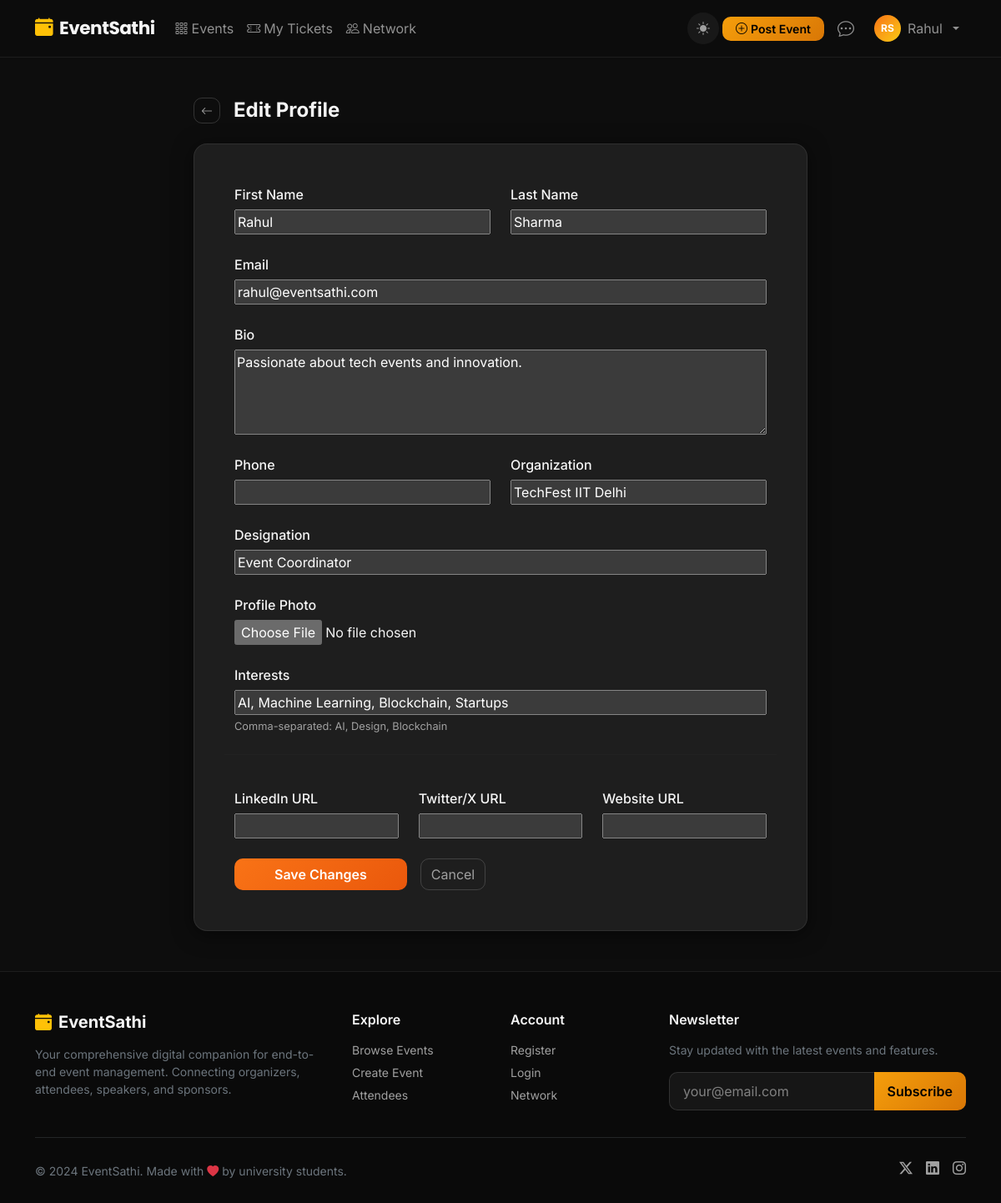
The app's page /accounts/profile/edit/ (signed in) with its own data.
### accounts/models.py (models this page shows, shortened)
class UserProfile(models.Model):
    ROLE_CHOICES = [
        ('attendee', 'Attendee'),
        ('organizer', 'Organizer'),
        ('speaker', 'Speaker'),
    ]
    user = models.OneToOneField(User, on_delete=models.CASCADE, related_name='profile')
    role = models.CharField(max_length=20, choices=ROLE_CHOICES, default='attendee')
    bio = models.TextField(blank=True)
    phone = models.CharField(max_length=20, blank=True)
    organization = models.CharField(max_length=200, blank=True)
    designation = models.CharField(max_length=200, blank=True)
    photo = models.ImageField(upload_to='profile_photos/', blank=True, null=True)
    linkedin = models.URLField(blank=True)
    twitter = models.URLField(blank=True)
    website = models.URLField(blank=True)
    interests = models.TextField(blank=True, help_text='Comma-separated interests')
    created_at = models.DateTimeField(auto_now_add=True)

### accounts/views.py (the view)
# urls.py: path('profile/edit/', views.profile_edit_view, name='profile_edit'),
@login_required
def profile_edit_view(request):
    profile, created = UserProfile.objects.get_or_create(user=request.user)
    form = ProfileUpdateForm(request.POST or None, request.FILES or None, instance=profile)
    if request.method == 'POST' and form.is_valid():
        form.save()
        messages.success(request, 'Profile updated successfully!')
        return redirect('profile')
    return render(request, 'accounts/profile_edit.html', {'form': form})

### accounts/forms.py (shortened to what this page needs)
class ProfileUpdateForm(forms.ModelForm):
    first_name = forms.CharField(max_length=100)
    last_name = forms.CharField(max_length=100)
    email = forms.EmailField()
    class Meta:
        model = UserProfile
        fields = ['bio', 'phone', 'organization', 'designation', 'photo', 'linkedin', 'twitter', 'website', 'interests']
        widgets = {
            'bio': forms.Textarea(attrs={'rows': 4}),
            'interests': forms.TextInput(attrs={'placeholder': 'e.g. AI, Blockchain, Design'}),
        }
    def __init__(self, *args, **kwargs):
        super().__init__(*args, **kwargs)
        if self.instance and self.instance.user:
            self.fields['first_name'].initial = self.instance.user.first_name
            self.fields['last_name'].initial = self.instance.user.last_name
            self.fields['email'].initial = self.instance.user.email

### templates/accounts/profile_edit.html (shortened to what this page needs)
{% extends 'base.html' %}
{% block content %}
<div class="container py-5" style="max-width:760px;">
    <div class="d-flex align-items-center gap-3 mb-4">
        <a href="{% url 'profile' %}" class="btn btn-outline-secondary btn-sm"><i class="bi bi-arrow-left"></i></a>
        <h4 class="fw-bold mb-0">Edit Profile</h4>
    </div>
    <div class="card p-4 p-lg-5">
        <form method="post" enctype="multipart/form-data" novalidate>
            <div class="row g-4">
                <div class="col-md-6">
                    <label class="form-label">First Name</label>
                    {{ form.first_name }}
                </div>
                <div class="col-md-6">
                    <label class="form-label">Last Name</label>
                    {{ form.last_name }}
                </div>
                <div class="col-12">
                    <label class="form-label">Email</label>
                    {{ form.email }}
                </div>
                <div class="col-12">
                    <label class="form-label">Bio</label>
                    {{ form.bio }}
                </div>
                <div class="col-md-6">
                    <label class="form-label">Phone</label>
                    {{ form.phone }}
                </div>
                <div class="col-md-6">
                    <label class="form-label">Organization</label>
                    {{ form.organization }}
                </div>
                <div class="col-12">
                    <label class="form-label">Designation</label>
                    {{ form.designation }}
                </div>
                <div class="col-12">
                    <label class="form-label">Profile Photo</label>
                    {{ form.photo }}
                </div>
                <div class="col-12">
                    <label class="form-label">Interests</label>
                    {{ form.interests }}
                    <div class="form-text text-muted">Comma-separated: AI, Design, Blockchain</div>
                </div>
                <hr>
                <div class="col-md-4">
                    <label class="form-label">LinkedIn URL</label>
                    {{ form.linkedin }}
                </div>
                <div class="col-md-4">
                    <label class="form-label">Twitter/X URL</label>
                    {{ form.twitter }}
                </div>
                <div class="col-md-4">
                    <label class="form-label">Website URL</label>
                    {{ form.website }}
                </div>
            </div>
            <div class="mt-4 d-flex gap-3">
                <button type="submit" class="btn btn-primary px-5">Save Changes</button>
                <a href="{% url 'profile' %}" class="btn btn-outline-secondary">Cancel</a>
            </div>
        </form>
    </div>
</div>
{% endblock %}

### templates/base.html (shortened to what this page needs)
<!DOCTYPE html>
<html lang="en" data-theme="dark">
<head>
    <link href="https://cdn.jsdelivr.net/npm/bootstrap@5.3.2/dist/css/bootstrap.min.css" rel="stylesheet">
    <link href="https://cdn.jsdelivr.net/npm/bootstrap-icons@1.11.3/font/bootstrap-icons.css" rel="stylesheet">
    {% load static %}
    <link rel="stylesheet" href="{% static 'css/style.css' %}">
</head>
<body>
<nav class="navbar navbar-expand-lg navbar-dark sticky-top" id="mainNav">
    <div class="container">
        <a class="navbar-brand fw-bold" href="{% url 'home' %}">
            <i class="bi bi-calendar-event-fill me-2 text-warning"></i>EventSathi
        </a>
        <div class="collapse navbar-collapse" id="navbarNav">
            <ul class="navbar-nav me-auto">
                <li class="nav-item">
                    <a class="nav-link" href="{% url 'event_list' %}"><i class="bi bi-grid-3x3-gap me-1"></i>Events</a>
                </li>
                {% if user.is_authenticated %}
                <li class="nav-item">
                    <a class="nav-link" href="{% url 'my_tickets' %}"><i class="bi bi-ticket-perforated me-1"></i>My Tickets</a>
                </li>
                <li class="nav-item">
                    <a class="nav-link" href="{% url 'network_hub' %}"><i class="bi bi-people me-1"></i>Network</a>
                </li>
                {% endif %}
            </ul>
            <ul class="navbar-nav ms-auto align-items-center">
                <li class="nav-item me-1">
                    <button class="theme-toggle border-0" id="themeToggle" title="Toggle light/dark mode">
                        <i class="bi bi-moon-stars-fill" id="themeIcon"></i>
                    </button>
                </li>
                {% if user.is_authenticated %}
                {% with profile=user.profile %}
                {% if profile.role == 'organizer' or user.is_staff %}
                <li class="nav-item me-2">
                    <a class="btn btn-warning btn-sm px-3 fw-semibold" href="{% url 'event_create' %}">
                        <i class="bi bi-plus-circle me-1"></i>Post Event
                    </a>
                </li>
                {% endif %}
                {% endwith %}
                <li class="nav-item me-2">
                    <a class="nav-link position-relative" href="{% url 'messages_list' %}">
                        <i class="bi bi-chat-dots fs-5"></i>
                    </a>
                </li>
                <li class="nav-item dropdown">
                    <a class="nav-link dropdown-toggle d-flex align-items-center gap-2" href="#" data-bs-toggle="dropdown">
                        <div class="avatar-sm">{{ user.first_name|first|upper }}{{ user.last_name|first|upper }}</div>
                        <span>{{ user.first_name|default:user.username }}</span>
                    </a>
                </li>
                {% endif %}
            </ul>
        </div>
    </div>
</nav>
{% block content %}{% endblock %}
<footer class="footer mt-auto">
    <div class="container">
        <div class="row gy-4">
            <div class="col-lg-4">
                <h5 class="fw-bold text-white mb-3"><i class="bi bi-calendar-event-fill me-2 text-warning"></i>EventSathi</h5>
                <p class="text-secondary small">Your comprehensive digital companion for end-to-end event management. Connecting organizers, attendees, speakers, and sponsors.</p>
            </div>
            <div class="col-lg-2 col-6">
                <h6 class="text-white fw-semibold mb-3">Explore</h6>
                <ul class="list-unstyled small">
                    <li><a href="{% url 'event_list' %}" class="footer-link">Browse Events</a></li>
                    <li><a href="{% url 'event_create' %}" class="footer-link">Create Event</a></li>
                    <li><a href="{% url 'attendees_list' %}" class="footer-link">Attendees</a></li>
                </ul>
            </div>
            <div class="col-lg-2 col-6">
                <h6 class="text-white fw-semibold mb-3">Account</h6>
                <ul class="list-unstyled small">
                    <li><a href="{% url 'register' %}" class="footer-link">Register</a></li>
                    <li><a href="{% url 'login' %}" class="footer-link">Login</a></li>
                    <li><a href="{% url 'network_hub' %}" class="footer-link">Network</a></li>
                </ul>
            </div>
            <div class="col-lg-4">
                <h6 class="text-white fw-semibold mb-3">Newsletter</h6>
                <p class="text-secondary small">Stay updated with the latest events and features.</p>
                <div class="input-group">
                    <input type="email" class="form-control bg-dark border-secondary text-white" placeholder="your@email.com">
                    <button class="btn btn-warning px-3">Subscribe</button>
                </div>
            </div>
        </div>
        <hr class="border-secondary mt-4">
        <div class="d-flex flex-wrap justify-content-between align-items-center py-2">
            <p class="text-secondary small mb-0">&copy; 2024 EventSathi. Made with <i class="bi bi-heart-fill text-danger"></i> by university students.</p>
            <div class="d-flex gap-3">
                <a href="#" class="footer-link"><i class="bi bi-twitter-x"></i></a>
                <a href="#" class="footer-link"><i class="bi bi-linkedin"></i></a>
                <a href="#" class="footer-link"><i class="bi bi-instagram"></i></a>
            </div>
        </div>
    </div>
</footer>
</body>
</html>

### static/css/style.css (style rules this page uses)
:root, [data-theme="dark"] { --es-primary: #f97316; --es-primary-dark: #ea580c; --es-primary-light: #fb923c; --es-secondary: #facc15; --es-accent-cyan: #06b6d4; --es-accent-pink: #ec4899; --es-accent-green: #10b981; --es-dark: #0d0d0d; --es-dark-2: #141414; --es-dark-3: #1a1a1a; --es-card-bg: #1e1e1e; --es-card-hover: #252525; --es-border: rgba(255,255,255,0.08); --es-border-strong: rgba(255,255,255,0.16); --es-text: #f5f5f5; --es-text-muted: #a0a0a0; --es-text-subtle: #606060; --es-radius: 16px; --es-radius-sm: 10px; --es-nav-bg: rgba(13,13,13,0.93); --es-nav-border: rgba(255,255,255,0.07); --es-input-bg: rgba(255,255,255,0.05); --es-input-border: rgba(255,255,255,0.12); --es-input-color: #f5f5f5; --es-dd-bg: #222222; --es-dd-hover: rgba(249,115,22,0.12); --es-footer-bg: #0a0a0a; --es-shadow-card: 0 4px 24px rgba(0,0,0,0.5); --es-shadow-hover: 0 20px 50px rgba(249,115,22,0.2); --es-shadow-btn: 0 8px 24px rgba(249,115,22,0.45); color-scheme: dark; }
* { box-sizing: border-box; }
body { font-family: 'Inter', sans-serif; background: var(--es-dark); color: var(--es-text); min-height: 100vh; display: flex; flex-direction: column; transition: background 0.25s, color 0.25s; }
#mainNav { background: var(--es-nav-bg); backdrop-filter: blur(20px); -webkit-backdrop-filter: blur(20px); border-bottom: 1px solid var(--es-nav-border); padding: 10px 0; transition: background 0.25s, border-color 0.25s; }
#mainNav .navbar-brand { font-family: 'Poppins', sans-serif; font-size: 1.35rem; letter-spacing: -0.5px; color: var(--es-text) !important; }
.theme-toggle { width: 38px; height: 38px; border-radius: 50%; border: 1px solid var(--es-border-strong); background: var(--es-input-bg); color: var(--es-text-muted); display: flex; align-items: center; justify-content: center; cursor: pointer; transition: all 0.2s; font-size: 1rem; }
.avatar-sm { width: 32px; height: 32px; background: linear-gradient(135deg, var(--es-primary), var(--es-secondary)); border-radius: 50%; display: flex; align-items: center; justify-content: center; font-size: 12px; font-weight: 700; color: white; flex-shrink: 0; }
.card { background: var(--es-card-bg); border: 1px solid var(--es-border); border-radius: var(--es-radius); color: var(--es-text); box-shadow: var(--es-shadow-card); transition: background 0.25s, border-color 0.2s, box-shadow 0.2s, transform 0.2s; }
.btn-primary { background: linear-gradient(135deg, var(--es-primary), var(--es-primary-dark)); border: none; border-radius: var(--es-radius-sm); font-weight: 600; transition: all 0.2s; color: white !important; }
.btn-warning { background: linear-gradient(135deg, #f59e0b, #d97706); border: none; color: #000 !important; border-radius: var(--es-radius-sm); font-weight: 600; transition: all 0.2s; }
.btn-outline-secondary { border-color: var(--es-border-strong); color: var(--es-text-muted); border-radius: var(--es-radius-sm); transition: all 0.2s; }
.form-control, .form-select { background: var(--es-input-bg) !important; border: 1px solid var(--es-input-border) !important; color: var(--es-input-color) !important; border-radius: var(--es-radius-sm); padding: 0.6rem 1rem; transition: all 0.2s; }
.form-control::placeholder { color: var(--es-text-muted); opacity: 1; }
[data-theme="dark"] .form-control::placeholder, [data-theme="dark"] textarea::placeholder, [data-theme="dark"] input::placeholder { color: #808080 !important; opacity: 1 !important; }
.form-label { font-weight: 500; color: var(--es-text); margin-bottom: 6px; }
.form-text { color: var(--es-text-muted) !important; font-size: 0.8rem; }
.footer { background: var(--es-footer-bg); border-top: 1px solid var(--es-border); padding: 3rem 0 1rem; margin-top: auto; transition: background 0.25s; }
.footer-link { color: var(--es-text-muted); text-decoration: none; transition: color 0.2s; display: block; margin-bottom: 6px; }
.text-muted { color: var(--es-text-muted) !important; }
.text-white { color: var(--es-text) !important; }
hr { border-color: var(--es-border); }
*, *::before, *::after { transition: background-color 0.25s, border-color 0.2s, color 0.2s; }
.event-card, .btn, .nav-link, .dropdown-item { transition: all 0.2s !important; }

### templates/accounts/profile_edit.html (style rules this page uses)
input, textarea, select { width:100%; display:block; }

### records on screen
UserProfile: bio "Passionate about tech events and innovation.", organization "TechFest IIT Delhi", designation "Event Coordinator", interests "AI, Machine Learning, Blockchain, Startups"

### other values on screen
{{ user.first_name|first|upper }} "R"
{{ user.last_name|first|upper }} "S"
{{ user.first_name|default:user.username }} "Rahul"
